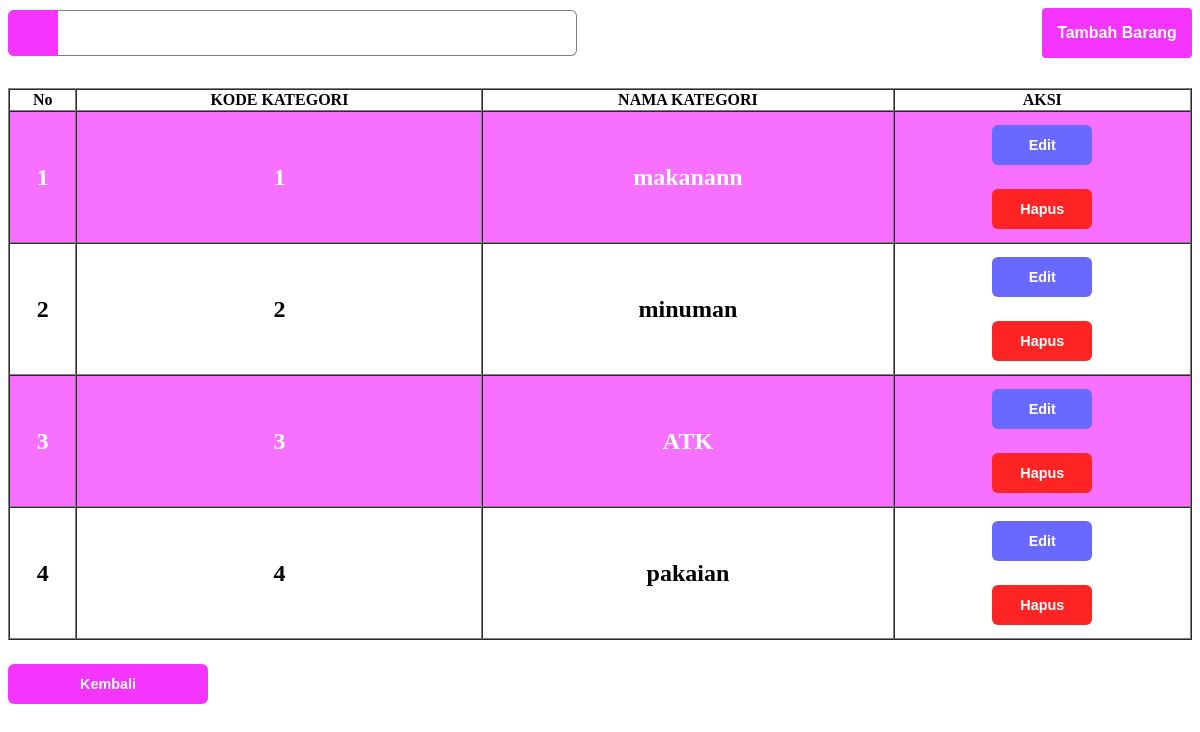
The app's page /kategori.php (signed in) with its own data.
### tables this page shows
CREATE TABLE `kategoribarang` (
  `kdkategori` varchar(5) NOT NULL,
  `nmkategori` varchar(20) NOT NULL
);

### kategori.php (the view, shortened to what this page needs)
<!DOCTYPE html>
<html lang="en">
<head>
    <link rel="stylesheet" href="assets/css/kategori.style.css">
    <link rel="stylesheet" href="assets/boxicons-2.0.9/css/boxicons.css">
</head>
<body>
    <div class="nav">
        <div class="search">
            <form action="" method="POST">
                <i class="bx bx-search"></i>
                <input type="text" id="" name="txtcari">
        </div>
        <div class="insert">
            <a href="inputkategori.php">
                <button>
                    Tambah Barang
                </button>
            </a>
        </div>
    </div>
    <br>
    <table border="1" cellspacing=0>
        <thead>
            <tr>
                <th>No</th>
                <th>KODE KATEGORI</th>
                <th>NAMA KATEGORI</th>
                <th colspan="2">AKSI</th>
            </tr>
        </thead>
        <tbody>
            <?php
            include "koneksi.php";
            if (isset($_POST['cari'])) {
                $cari = $_POST['txtcari'];
                $query = mysqli_query($koneksi, "SELECT * FROM kategoribarang WHERE kdkategori like'%$cari%' OR nmkategori like'%$cari%'");
            } else {
                $query = mysqli_query($koneksi, "SELECT * FROM kategoribarang order by kdkategori asc");
            }
            $no = 1;
            while ($data = mysqli_fetch_array($query)) { ?>
                <tr>
                    <td><?= $no++  ?></td>
                    <td><?= $data['kdkategori'] ?></td>
                    <td><?= $data['nmkategori'] ?></td>
                    <td>
                        <div class="aksi">
                            <a href="editkategori.php?id=<?= $data['kdkategori'] ?>">
                                <button class="edit">
                                    Edit
                                </button>
                            </a>
                            <a href="hapuskategori.php?id=<?= $data["kdkategori"] ?>" onclick="return confirm('Hapus Data barang Ini?')">
                                <button class="delete">
                                    Hapus
                                </button>
                            </a>
                        </div>
                    </td>
                </tr>
            <?php
            } ?>
        </tbody>
    </table>
    <a href="home.php">
        <button class="prev">
            Kembali
        </button>
    </a>
</body>
</html>

### assets/css/kategori.style.css (style rules this page uses)
:root { --main-color: rgb(245, 52, 255); --main-color-50: rgba(245, 52, 255, 0.7); }
.nav { width: 100%; display: flex; flex-direction: row; justify-content: space-between; align-items: center; }
.nav .insert a button, .nav .search button { width: 150px; height: 50px; background-color: var(--main-color); border: 0; border-radius: 4px; font-size: 1rem; font-weight: 600; text-align: center; text-decoration: none; outline: none; color: white; cursor: pointer; }
.nav .search { position: relative; }
.nav .search i { position: absolute; height: 100%; width: 50px; background-color: var(--main-color); font-size: 1.2rem; display: flex; justify-content: center; align-items: center; top: 0; left: 0; border-radius: 6px 0 0 6px; color: white; }
.nav .search input { width: 500px; height: 20px; outline: none; transition: all 0.5s ease; border-radius: 6px; border: 1px solid rgba(0, 0, 0, 0.5); padding: 12px; padding-left: 55px; font-size: 1.25rem; }
table { width: 100%; margin: 12px 0; }
table tbody tr { text-align: center; font-weight: 600; font-size: 1.5rem; }
table tbody tr:nth-child(odd) { background-color: var(--main-color-50); color: white; }
table tbody tr td .aksi { display: flex; flex-direction: column; justify-content: center; align-items: center; }
table tbody tr td .aksi a button { outline: none; border: 0; width: 100px; margin: 12px 0; padding: 12px; border-radius: 6px; color: white; text-decoration: none; font-size: 0.90rem; font-weight: 600; cursor: pointer; }
table tbody tr td .aksi a .edit { background-color: rgb(105, 105, 255); }
table tbody tr td .aksi a .delete { background-color: rgb(255, 36, 36); }
.prev { outline: none; border: 0; width: 200px; margin: 12px 0; padding: 12px; border-radius: 6px; background-color: var(--main-color); cursor: pointer; color: white; text-decoration: none; font-size: 0.90rem; font-weight: 600; }

### records on screen
kategoribarang: kdkategori "1", nmkategori "makanann"
kategoribarang: kdkategori "2", nmkategori "minuman"
kategoribarang: kdkategori "3", nmkategori "ATK"
kategoribarang: kdkategori "4", nmkategori "pakaian"
